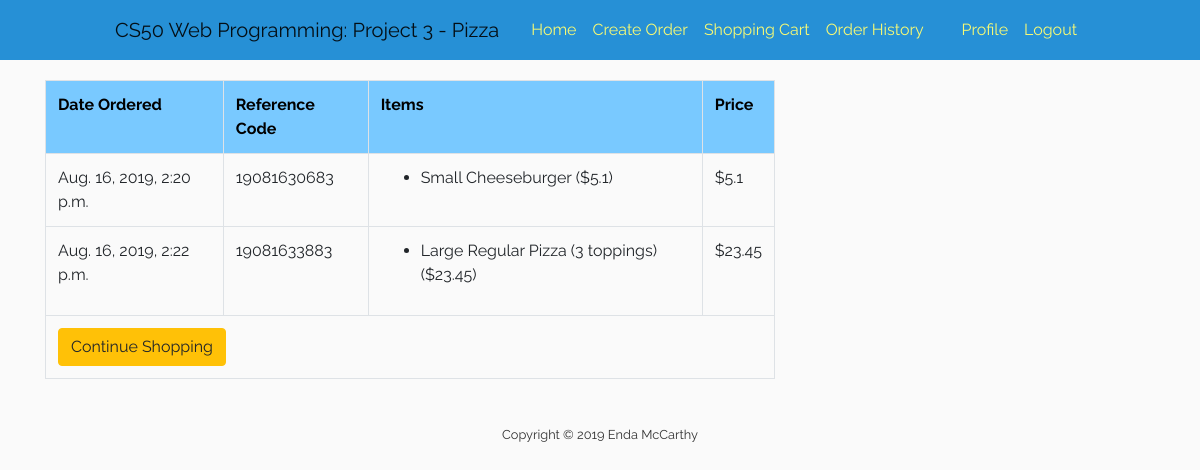
Page /orders/history/ (signed in) on the committed database.
### shopping_cart/models.py (models this page shows, shortened)
class Order(models.Model):
    ref_code = models.CharField(max_length=15)
    owner = models.ForeignKey(Cart, on_delete=models.SET_NULL, null=True)
    is_ordered = models.BooleanField(default=False)
    items = models.ManyToManyField(OrderItem)
    date_ordered = models.DateTimeField(auto_now=True)
    def get_cart_total(self):
        return sum([item.item.price for item in self.items.all()])

class OrderItem(models.Model):
    item = models.OneToOneField(Item, on_delete=models.SET_NULL, null=True)
    is_ordered = models.BooleanField(default=False)
    date_added = models.DateTimeField(auto_now=True)
    date_ordered = models.DateTimeField(null=True)

### orders/models.py (models this page shows)
class Item(models.Model):
    meal = models.ForeignKey(Meal, on_delete=models.CASCADE)
    meal_type = models.ForeignKey(Meal_Type, on_delete=models.CASCADE)
    size = models.ForeignKey(Size, on_delete=models.CASCADE)
    meal_addition = models.ManyToManyField(Meal_Addition, blank=True)
    price = models.FloatField(default=0)
    user = models.ForeignKey(User, on_delete=models.CASCADE)
    timestamp = models.DateTimeField(auto_now_add=True, auto_now=False)
    def __str__(self):
        return f"{self.size} {self.meal_type} (${self.price})"

class Size(models.Model):
    size = models.CharField(max_length=64)
    def __str__(self):
        return f"{self.size}"

class Meal_Type(models.Model):
    name = models.CharField(max_length=64)
    meal = models.ForeignKey(Meal, on_delete=models.CASCADE, null=True)
    size = models.ManyToManyField(Size)
    meal_addition = models.ManyToManyField(Meal_Addition, blank=True)
    def __str__(self):
        return f"{self.name}"

### orders/views.py (the view)
# urls.py: path('orders/history/', views.order_history, name='orders-history'),
def order_history(request):
    my_user_cart = Cart.objects.filter(user=request.user).first()
    my_orders = Order.objects.filter(is_ordered=True, owner=my_user_cart)
    context = {
        'my_orders': my_orders
    }
    return render(request, "orders/history.html", context)

### orders/templates/orders/history.html
{% extends 'orders/base.html' %}
{% block content %}
    <div>
        <table class="table table-hover table-bordered">
            <tr>
                <th>Date Ordered</th>
                <th>Reference Code</th>
                <th>Items</th>
                <th>Price</th>
            </tr>
            {% for order in my_orders %}
                <tr>
                    <td>{{ order.date_ordered }}</td>
                    <td>{{ order.ref_code }}</td>
                    <td>
                        <ul>
                            {% for item in order.items.all %}
                                <li>
                                    {{ item.item }}
                                </li>
                            {% endfor %}
                        </ul>
                    </td>
                    <td>${{ order.get_cart_total }}</td>
                </tr>
            {% empty %}
                <tr>
                    <td colspan="4"> You have no orders.</td>
                </tr>
            {% endfor %}
            <tr>
                <td colspan="4">
                    <a href="{% url 'orders-create' %}" class="btn btn-warning pull-left">
                        {% if not order %}Continue Shopping{% else %}Add Items to Cart {% endif %}
                    </a>
                </td>
            </tr>
        </table>
    </div>
{% endblock %}

### orders/static/orders/style.css (style rules this page uses)
body { font-family: "Raleway", sans-serif; }
body { background: #fafafa; color: #333333; margin-top: 5rem; }
.table th { text-align: left; font-size: 16px; color: black; background: #79c9ff; }

### rows in the picture
Order: date_ordered "Aug. 16, 2019, 2:20 p.m.", ref_code "19081630683", get_cart_total "5.1"
OrderItem: item "Small Cheeseburger ($5.1)"
Order: date_ordered "Aug. 16, 2019, 2:22 p.m.", ref_code "19081633883", get_cart_total "23.45"
OrderItem: item "Large Regular Pizza (3 toppings) ($23.45)"
